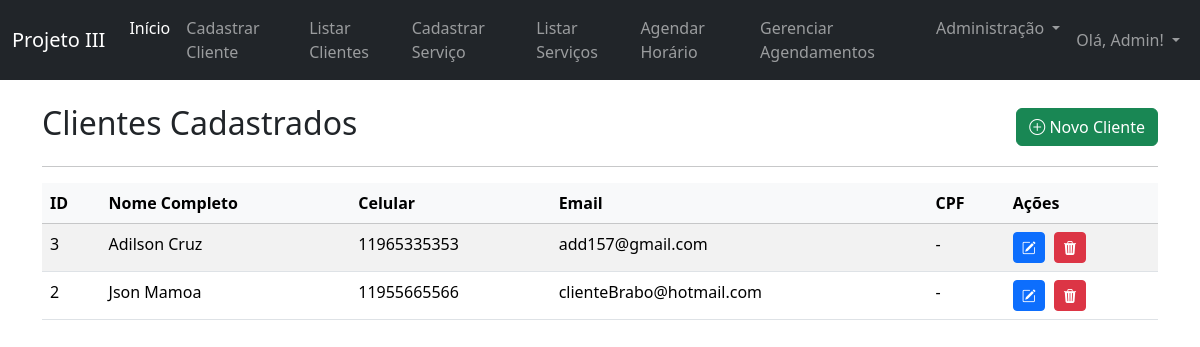
Screenshot of /listar_clientes.php (signed in) with the database file from the repository.
### tables this page shows
CREATE TABLE IF NOT EXISTS `clientes` (
  `id` int NOT NULL AUTO_INCREMENT,
  `nome_completo` varchar(255) NOT NULL,
  `cpf` varchar(14) DEFAULT NULL,
  `telefone_celular` varchar(20) NOT NULL,
  `telefone_fixo` varchar(20) DEFAULT NULL,
  `email` varchar(191) DEFAULT NULL,
  `data_nascimento` date DEFAULT NULL,
  `endereco_rua` varchar(255) DEFAULT NULL,
  `endereco_numero` varchar(50) DEFAULT NULL,
  `endereco_complemento` varchar(100) DEFAULT NULL,
  `endereco_bairro` varchar(100) DEFAULT NULL,
  `endereco_cidade` varchar(100) DEFAULT NULL,
  `endereco_estado` varchar(2) DEFAULT NULL,
  `endereco_cep` varchar(9) DEFAULT NULL,
  `observacoes` text,
  `data_cadastro` timestamp NULL DEFAULT CURRENT_TIMESTAMP,
  `id_funcionario_cadastro` int NOT NULL,
  PRIMARY KEY (`id`),
  UNIQUE KEY `cpf` (`cpf`),
  KEY `id_funcionario_cadastro` (`id_funcionario_cadastro`)
);

### listar_clientes.php (the view, shortened to what this page needs)
<?php
require_once 'db_conexao.php';
$is_admin = (isset($_SESSION['funcionario_cargo']) && $_SESSION['funcionario_cargo'] === 'admin');
if (isset($_SESSION['funcionario_nome'])) {
    $nome_funcionario = htmlspecialchars($_SESSION['funcionario_nome']);
} else {
    $nome_funcionario = "Usuário";
}
$clientes = [];
$sql_clientes = "SELECT id, nome_completo, telefone_celular, email, cpf FROM clientes ORDER BY nome_completo ASC";
$result_clientes = $conexao->query($sql_clientes);
if ($result_clientes && $result_clientes->num_rows > 0) {
    while ($row = $result_clientes->fetch_assoc()) {
        $clientes[] = $row;
    }
}
?>
<!DOCTYPE html>
<html lang="pt-BR">
<head>
    <link href="https://cdn.jsdelivr.net/npm/bootstrap@5.3.3/dist/css/bootstrap.min.css" rel="stylesheet">
    <link rel="stylesheet" href="https://cdn.jsdelivr.net/npm/bootstrap-icons@1.11.3/font/bootstrap-icons.min.css">
</head>
<body>
<nav class="navbar navbar-expand-lg navbar-dark bg-dark fixed-top">
        <div class="container-fluid">
            <a class="navbar-brand" href="dashboard.php">Projeto III</a>
            <div class="collapse navbar-collapse" id="navbarNav">
                <ul class="navbar-nav me-auto mb-2 mb-lg-0">
                    <li class="nav-item">
                        <a class="nav-link active" aria-current="page" href="dashboard.php">Início</a>
                    </li>
                    <li class="nav-item">
                        <a class="nav-link" href="cadastrar_cliente.php">Cadastrar Cliente</a>
                    </li>
                    <li class="nav-item">
                        <a class="nav-link" href="listar_clientes.php">Listar Clientes</a>
                    </li>
                    <li class="nav-item">
                        <a class="nav-link" href="cadastrar_servico.php">Cadastrar Serviço</a>
                    </li>
                    <li class="nav-item">
                        <a class="nav-link" href="listar_servicos.php">Listar Serviços</a>
                    </li>
                    <li class="nav-item">
                        <a class="nav-link" href="agendar_horario.php">Agendar Horário</a>
                    </li>
                    <li class="nav-item">
                        <a class="nav-link" href="gerenciar_agendamentos.php">Gerenciar Agendamentos</a>
                    </li>
                    <?php if ($is_admin): ?>
                    <li class="nav-item dropdown">
                        <a class="nav-link dropdown-toggle" href="#" id="adminMenuLink" role="button" data-bs-toggle="dropdown" aria-expanded="false">
                            Administração
                        </a>
                    </li>
                    <?php endif; ?>
                </ul>
                <ul class="navbar-nav">
                    <li class="nav-item dropdown">
                        <a class="nav-link dropdown-toggle" href="#" id="navbarDropdownUser" role="button" data-bs-toggle="dropdown" aria-expanded="false">
                            Olá, <?php echo $nome_funcionario; ?>!
                        </a>
                    </li>
                </ul>
            </div>
        </div>
    </nav>
    <div class="container mt-5 mb-5">
        <div class="d-flex justify-content-between align-items-center mb-3">
            <h2>Clientes Cadastrados</h2>
            <a href="cadastrar_cliente.php" class="btn btn-success">
                <i class="bi bi-plus-circle"></i> Novo Cliente
            </a>
        </div>
        <hr>
        <?php if (empty($clientes)): ?>
            <div class="alert alert-info" role="alert">
                Nenhum cliente cadastrado ainda. <a href="cadastrar_cliente.php">Cadastre o primeiro!</a>
            </div>
        <?php else: ?>
            <div class="table-responsive">
                <table class="table table-striped table-hover">
                    <thead class="table-light">
                        <tr>
                            <th>ID</th>
                            <th>Nome Completo</th>
                            <th>Celular</th>
                            <th>Email</th>
                            <th>CPF</th>
                            <th>Ações</th>
                        </tr>
                    </thead>
                    <tbody>
                        <?php foreach ($clientes as $cliente): ?>
                        <tr>
                            <td><?php echo $cliente['id']; ?></td>
                            <td><?php echo htmlspecialchars($cliente['nome_completo']); ?></td>
                            <td><?php echo htmlspecialchars($cliente['telefone_celular']); ?></td>
                            <td><?php echo htmlspecialchars($cliente['email'] ?? '-'); ?></td>
                            <td><?php echo htmlspecialchars($cliente['cpf'] ?? '-'); ?></td>
                            <td>
                                <a href="cadastrar_cliente.php?action=editar&id=<?php echo $cliente['id']; ?>" class="btn btn-sm btn-primary" title="Editar">
                                    <i class="bi bi-pencil-square"></i>
                                </a>
                                <form method="POST" action="processa_delete_cliente.php" class="actions-form"
                                      onsubmit="return confirm('ATENÇÃO! Tem certeza que deseja excluir este cliente?\nTODOS os agendamentos associados a este cliente TAMBÉM SERÃO EXCLUÍDOS PERMANENTEMENTE.\nEsta ação não pode ser desfeita.');">
                                    <button type="submit" class="btn btn-sm btn-danger" title="Excluir Cliente e Seus Agendamentos">
                                        <i class="bi bi-trash3-fill"></i>
                                    </button>
                                </form>
                            </td>
                        </tr>
                        <?php endforeach; ?>
                    </tbody>
                </table>
            </div>
        <?php endif; ?>
    </div>
</body>
</html>

### listar_clientes.php (style rules this page uses)
body { padding-top: 56px; }
.actions-form { display: inline-block; margin-left: 5px; }

### rows the page displays
clientes: id "3", nome_completo "Adilson Cruz", telefone_celular "11965335353", email "add157@gmail.com", cpf "-"
clientes: id "2", nome_completo "Json Mamoa", telefone_celular "11955665566", email "clienteBrabo@hotmail.com", cpf "-"

### other values shown
$nome_funcionario "Admin"
